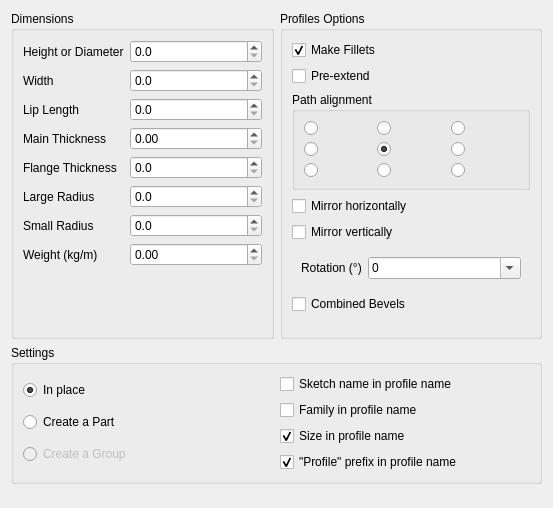
<?xml version="1.0" encoding="UTF-8"?>
<ui version="4.0">
 <class>Dialog</class>
 <widget class="QDialog" name="Dialog">
  <property name="geometry">
   <rect>
    <x>0</x>
    <y>0</y>
    <width>553</width>
    <height>508</height>
   </rect>
  </property>
  <property name="windowTitle">
   <string>Profile Settings</string>
  </property>
  <layout class="QVBoxLayout" name="verticalLayout_2">
   <item>
    <layout class="QHBoxLayout" name="horizontalLayout">
     <item>
      <widget class="QGroupBox" name="groupBox_2">
       <property name="title">
        <string>Dimensions</string>
       </property>
       <layout class="QFormLayout" name="formLayout_2">
        <item row="0" column="0">
         <widget class="QLabel" name="label_3">
          <property name="text">
           <string>Height or Diameter</string>
          </property>
         </widget>
        </item>
        <item row="0" column="1">
         <widget class="QDoubleSpinBox" name="sb_height">
          <property name="toolTip">
           <string>Adjust Height</string>
          </property>
          <property name="decimals">
           <number>1</number>
          </property>
          <property name="minimum">
           <double>0.000000000000000</double>
          </property>
          <property name="maximum">
           <double>1000.000000000000000</double>
          </property>
          <property name="singleStep">
           <double>0.100000000000000</double>
          </property>
          <property name="value">
           <double>0.000000000000000</double>
          </property>
         </widget>
        </item>
        <item row="1" column="0">
         <widget class="QLabel" name="label_4">
          <property name="text">
           <string>Width</string>
          </property>
         </widget>
        </item>
        <item row="1" column="1">
         <widget class="QDoubleSpinBox" name="sb_width">
          <property name="decimals">
           <number>1</number>
          </property>
          <property name="minimum">
           <double>0.000000000000000</double>
          </property>
          <property name="maximum">
           <double>1000.000000000000000</double>
          </property>
          <property name="singleStep">
           <double>0.100000000000000</double>
          </property>
          <property name="value">
           <double>0.000000000000000</double>
          </property>
         </widget>
        </item>
        <item row="2" column="0">
         <widget class="QLabel" name="label_lip_length">
          <property name="text">
           <string>Lip Length</string>
          </property>
         </widget>
        </item>
        <item row="2" column="1">
         <widget class="QDoubleSpinBox" name="sb_lip_length">
          <property name="decimals">
           <number>1</number>
          </property>
          <property name="minimum">
           <double>0.000000000000000</double>
          </property>
          <property name="maximum">
           <double>1000.000000000000000</double>
          </property>
          <property name="singleStep">
           <double>0.100000000000000</double>
          </property>
          <property name="value">
           <double>0.000000000000000</double>
          </property>
         </widget>
        </item>
        <item row="3" column="0">
         <widget class="QLabel" name="label_6">
          <property name="text">
           <string>Main Thickness</string>
          </property>
         </widget>
        </item>
        <item row="3" column="1">
         <widget class="QDoubleSpinBox" name="sb_main_thickness">
          <property name="maximum">
           <double>100.000000000000000</double>
          </property>
          <property name="singleStep">
           <double>0.100000000000000</double>
          </property>
         </widget>
        </item>
        <item row="4" column="0">
         <widget class="QLabel" name="label_7">
          <property name="text">
           <string>Flange Thickness</string>
          </property>
         </widget>
        </item>
        <item row="4" column="1">
         <widget class="QDoubleSpinBox" name="sb_flange_thickness">
          <property name="decimals">
           <number>1</number>
          </property>
          <property name="singleStep">
           <double>0.100000000000000</double>
          </property>
         </widget>
        </item>
        <item row="5" column="0">
         <widget class="QLabel" name="label_8">
          <property name="text">
           <string>Large Radius</string>
          </property>
         </widget>
        </item>
        <item row="5" column="1">
         <widget class="QDoubleSpinBox" name="sb_radius1">
          <property name="decimals">
           <number>1</number>
          </property>
          <property name="maximum">
           <double>50.000000000000000</double>
          </property>
          <property name="singleStep">
           <double>0.100000000000000</double>
          </property>
         </widget>
        </item>
        <item row="6" column="0">
         <widget class="QLabel" name="label_9">
          <property name="text">
           <string>Small Radius</string>
          </property>
         </widget>
        </item>
        <item row="6" column="1">
         <widget class="QDoubleSpinBox" name="sb_radius2">
          <property name="decimals">
           <number>1</number>
          </property>
          <property name="maximum">
           <double>50.000000000000000</double>
          </property>
          <property name="singleStep">
           <double>0.100000000000000</double>
          </property>
         </widget>
        </item>
        <item row="7" column="0">
         <widget class="QLabel" name="label_12">
          <property name="text">
           <string>Weight (kg/m)</string>
          </property>
         </widget>
        </item>
        <item row="7" column="1">
         <widget class="QDoubleSpinBox" name="sb_weight">
          <property name="maximum">
           <double>500.000000000000000</double>
          </property>
          <property name="singleStep">
           <double>0.100000000000000</double>
          </property>
         </widget>
        </item>
       </layout>
      </widget>
     </item>
     <item>
      <widget class="QGroupBox" name="groupBox_3">
       <property name="title">
        <string>Profiles Options</string>
       </property>
       <layout class="QVBoxLayout" name="verticalLayout">
        <item>
         <widget class="QCheckBox" name="cb_make_fillet">
          <property name="text">
           <string>Make Fillets</string>
          </property>
          <property name="checked">
           <bool>true</bool>
          </property>
         </widget>
        </item>
        <item>
         <widget class="QCheckBox" name="cb_pre_extend">
          <property name="toolTip">
           <string>Extend the profile by max(W, H)</string>
          </property>
          <property name="text">
           <string>Pre-extend</string>
          </property>
         </widget>
        </item>
        <item>
         <widget class="QGroupBox" name="group_anchor">
          <property name="title">
           <string>Path alignment</string>
          </property>
          <layout class="QGridLayout" name="grid_anchor">
           <item row="0" column="0">
            <widget class="QRadioButton" name="rb_anchor_0_2"/>
           </item>
           <item row="0" column="1">
            <widget class="QRadioButton" name="rb_anchor_1_2"/>
           </item>
           <item row="0" column="2">
            <widget class="QRadioButton" name="rb_anchor_2_2"/>
           </item>
           <item row="1" column="0">
            <widget class="QRadioButton" name="rb_anchor_0_1"/>
           </item>
           <item row="1" column="1">
            <widget class="QRadioButton" name="rb_anchor_1_1">
             <property name="checked">
              <bool>true</bool>
             </property>
            </widget>
           </item>
           <item row="1" column="2">
            <widget class="QRadioButton" name="rb_anchor_2_1"/>
           </item>
           <item row="2" column="0">
            <widget class="QRadioButton" name="rb_anchor_0_0"/>
           </item>
           <item row="2" column="1">
            <widget class="QRadioButton" name="rb_anchor_1_0"/>
           </item>
           <item row="2" column="2">
            <widget class="QRadioButton" name="rb_anchor_2_0"/>
           </item>
          </layout>
         </widget>
        </item>
        <item>
         <widget class="QCheckBox" name="cb_mirror_h">
          <property name="text">
           <string>Mirror horizontally</string>
          </property>
         </widget>
        </item>
        <item>
         <widget class="QCheckBox" name="cb_mirror_v">
          <property name="text">
           <string>Mirror vertically</string>
          </property>
         </widget>
        </item>
        <item>
         <widget class="QWidget" name="widget_rotation" native="true">
          <layout class="QFormLayout" name="form_rotation">
           <item row="0" column="0">
            <widget class="QLabel" name="label_rotation">
             <property name="text">
              <string>Rotation (°)</string>
             </property>
            </widget>
           </item>
           <item row="0" column="1">
            <widget class="QComboBox" name="combo_rotation">
             <property name="editable">
              <bool>true</bool>
             </property>
             <property name="currentText">
              <string>0</string>
             </property>
            </widget>
           </item>
          </layout>
         </widget>
        </item>
        <item>
         <widget class="QCheckBox" name="cb_combined_bevel">
          <property name="text">
           <string>Combined Bevels</string>
          </property>
         </widget>
        </item>
        <item>
         <spacer name="verticalSpacer_2">
          <property name="orientation">
           <enum>Qt::Orientation::Vertical</enum>
          </property>
          <property name="sizeHint" stdset="0">
           <size>
            <width>20</width>
            <height>40</height>
           </size>
          </property>
         </spacer>
        </item>
       </layout>
      </widget>
     </item>
    </layout>
   </item>
   <item>
    <widget class="QGroupBox" name="groupBox_5">
     <property name="title">
      <string>Settings</string>
     </property>
     <layout class="QHBoxLayout" name="horizontalLayout_4">
      <item>
       <layout class="QVBoxLayout" name="verticalLayout_4">
        <item>
         <widget class="QRadioButton" name="rb_profiles_in_place">
          <property name="toolTip">
           <string>&lt;html&gt;&lt;head/&gt;&lt;body&gt;&lt;p&gt;Create the profile at the same level as the source (Sketch or Parametric Line)&lt;/p&gt;&lt;/body&gt;&lt;/html&gt;</string>
          </property>
          <property name="text">
           <string>In place</string>
          </property>
          <property name="checked">
           <bool>true</bool>
          </property>
         </widget>
        </item>
        <item>
         <widget class="QRadioButton" name="rb_profiles_in_part">
          <property name="toolTip">
           <string>&lt;html&gt;&lt;head/&gt;&lt;body&gt;&lt;p&gt;Create profiles in a newly created Part&lt;/p&gt;&lt;/body&gt;&lt;/html&gt;</string>
          </property>
          <property name="text">
           <string>Create a Part</string>
          </property>
         </widget>
        </item>
        <item>
         <widget class="QRadioButton" name="rb_profiles_in_group">
          <property name="enabled">
           <bool>false</bool>
          </property>
          <property name="toolTip">
           <string>&lt;html&gt;&lt;head/&gt;&lt;body&gt;&lt;p&gt;Create profiles in a newly created Part&lt;/p&gt;&lt;/body&gt;&lt;/html&gt;</string>
          </property>
          <property name="text">
           <string>Create a Group</string>
          </property>
         </widget>
        </item>
       </layout>
      </item>
      <item>
       <layout class="QVBoxLayout" name="verticalLayout_5">
        <item>
         <widget class="QCheckBox" name="cb_sketch_in_name">
          <property name="text">
           <string>Sketch name in profile name</string>
          </property>
         </widget>
        </item>
        <item>
         <widget class="QCheckBox" name="cb_family_in_name">
          <property name="text">
           <string>Family in profile name</string>
          </property>
         </widget>
        </item>
        <item>
         <widget class="QCheckBox" name="cb_size_in_name">
          <property name="text">
           <string>Size in profile name</string>
          </property>
          <property name="checked">
           <bool>true</bool>
          </property>
         </widget>
        </item>
        <item>
         <widget class="QCheckBox" name="cb_prefix_profile_in_name">
          <property name="text">
           <string>&quot;Profile&quot; prefix in profile name</string>
          </property>
          <property name="checked">
           <bool>true</bool>
          </property>
         </widget>
        </item>
       </layout>
      </item>
     </layout>
    </widget>
   </item>
   <item>
    <spacer name="verticalSpacer">
     <property name="orientation">
      <enum>Qt::Orientation::Vertical</enum>
     </property>
     <property name="sizeHint" stdset="0">
      <size>
       <width>20</width>
       <height>40</height>
      </size>
     </property>
    </spacer>
   </item>
  </layout>
 </widget>
 <resources/>
 <connections/>
</ui>
